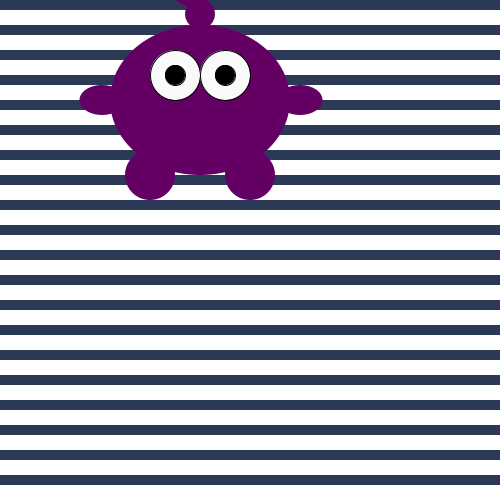
Frame 1 (no input)
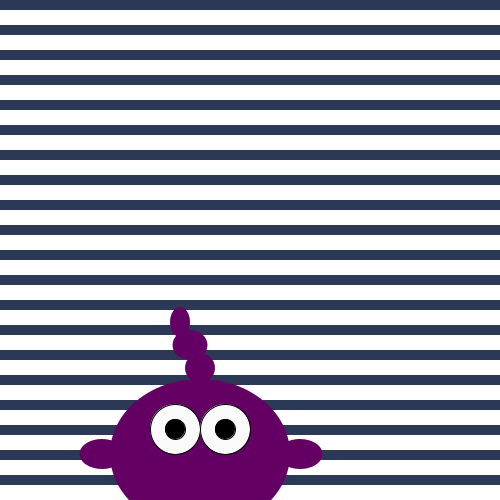
Frame 60 (the mouse pressed at the canvas centre just before this capture)
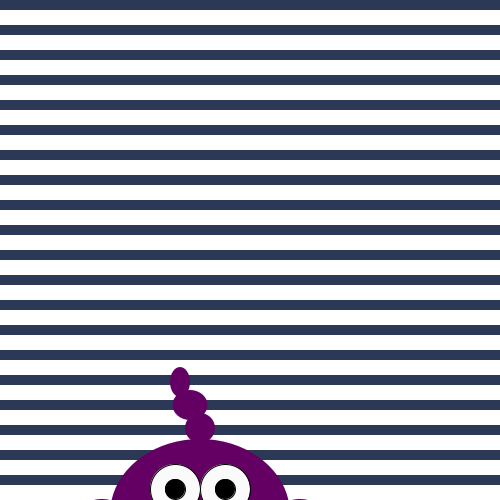
Frame 120 (the mouse held since frame 60 and released just before this capture)

The Processing sketch that drew these frames (run headless with seeded random() and noise(); from frame 60 on, the mouse is pressed at the canvas centre):

// Processing sketch: processing_129036
// ── processing_129036.pde

int monsterX;     
int monsterY; 
int richting;
int teller;
boolean test;
int y;
int spatie;
int stop;
 
 
 
void setup() {
size (500,500);
monsterX = 100;   
monsterY = 100;
richting = 6;
teller = 0;
test = true;
y = 0;
spatie = 25;
stop = 600;
 
}
 
void draw () {
   
  background (255);
  Achtergrond();
  Beweging();
  Monstertje();
}

void Achtergrond(){   
  while(y < stop){
    println("test");
   noStroke();
   fill(43,57,87);
   rect(0,y,500,10);
   y = y + spatie;
}
y=0;
}
  void Beweging(){ 
if (monsterY <-120 || monsterY >660) {
  richting= -richting;
  teller = teller +1;
}
 
if (teller == 10) {
  teller = 0;
  test = !test;
}
  } 
 
 
void Monstertje(){ 
//poot links   
noStroke ();
if (test == true){fill (100,0,100);}
if (test == false){fill (100,0,0);}
ellipseMode (CENTER);
ellipse (monsterX+50,monsterY+75,50,50); 
 
//poot rechts
if (test == true){fill (100,0,100);}
if (test == false){fill (100,0,0);}
ellipseMode (CENTER);
ellipse (monsterX+150,monsterY+75,50,50); 

//lichaam 
if (test == true){fill (100,0,100);}
if (test == false){fill (100,0,0);}
ellipseMode (CENTER);
ellipse (monsterX+100,monsterY,180,150);

//arm links
if (test == true) {fill (100,0,100);}
if (test == false) {fill (100,0,0);}
ellipseMode(CENTER);
ellipse (monsterX+2,monsterY,45,30);

//arm rechts
if (test == true) {fill (100,0,100);}
if (test == false) {fill (100,0,0);}
ellipseMode(CENTER);
ellipse (monsterX+200,monsterY,45,30);

//hoofd ding
if (test == true) {fill (100,0,100);}
if (test == false) {fill (100,0,0);}
ellipseMode(CENTER);
ellipse (monsterX+100,monsterY-86,30,30);

if (test == true) {fill (100,0,100);}
if (test == false) {fill (100,0,0);}
ellipseMode(CENTER);
ellipse (monsterX+90,monsterY-109,35,30);

if (test == true) {fill (100,0,100);}
if (test == false) {fill (100,0,0);}
ellipseMode(CENTER);
ellipse (monsterX+80,monsterY-132,20,30);

//oog links
stroke (0,0,0);
fill (250,250,250);
if (test == true) {ellipseMode (CENTER);
                   ellipse (monsterX+75,monsterY-25,50,50);}
if (test == false) {ellipseMode (CENTER);
                    ellipse (monsterX+50,monsterY-25,100,100);}

//pupil links
fill (0,0,0); 
if (test == true) {ellipseMode (CENTER);
                   ellipse (monsterX+75,monsterY-25,20,20);}
if (test == false) {ellipseMode (CENTER);
                    ellipse (monsterX+50,monsterY-25,30,30);}
                   
//oog rechts
stroke (0,0,0);
fill (250,250,250);
if (test == true) {ellipseMode (CENTER);
                   ellipse (monsterX+125,monsterY-25,50,50);}
if (test == false) {ellipseMode (CENTER);
                    ellipse (monsterX+150,monsterY-25,100,100);}

//pupil rechts
fill (0,0,0); 
if (test == true) {ellipseMode (CENTER);
                   ellipse (monsterX+125,monsterY-25,20,20);}
if (test == false) {ellipseMode (CENTER);
                    ellipse (monsterX+150,monsterY-25,30,30);} 


 

 
monsterY = monsterY + richting;  
 
}
 
